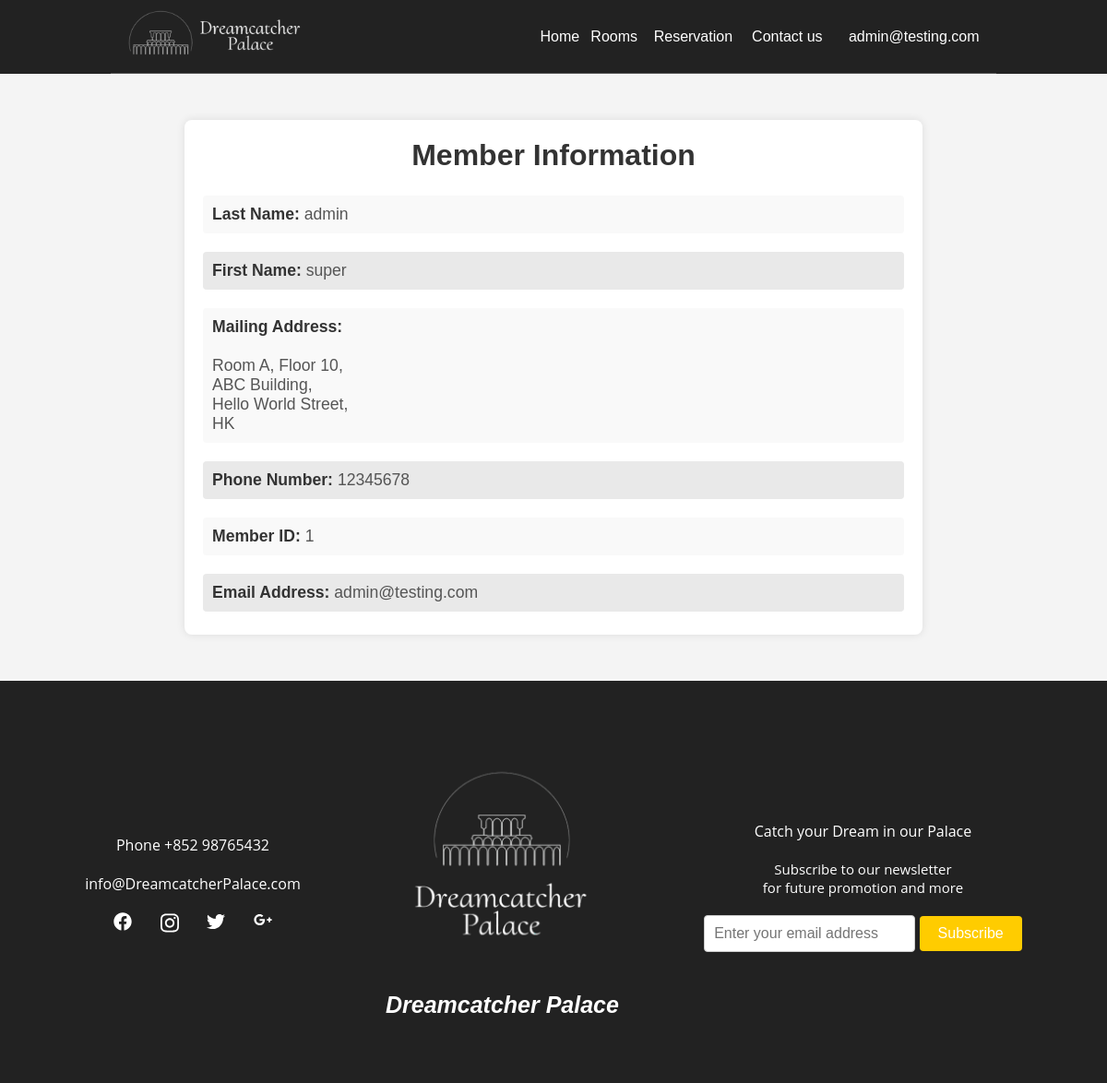
The page /my_member_page.php (signed in) on the database its author committed.
### tables this page shows
CREATE TABLE `member` (
  `lastName` varchar(200) NOT NULL,
  `firstName` varchar(200) NOT NULL,
  `mailingAddress` varchar(200) NOT NULL,
  `phoneNumber` varchar(200) NOT NULL,
  `memberID` int(10) NOT NULL,
  `emailAddress` varchar(200) NOT NULL,
  `password` varchar(200) NOT NULL
);

### my_member_page.php (the view, shortened to what this page needs)
<!DOCTYPE html>
<html lang="en">
<head>
    <link rel="stylesheet" href="static/css/layout.css">
</head>
<body>
    <?php
    include "navbar.php";
    include 'DBconn.php';
    $emailAddress = $_SESSION['loginUser'];
    $conn = new mysqli($db_servername, $db_username, $db_password, $db_name);
    $sql = "SELECT lastName, firstName, mailingAddress, phoneNumber, memberID, emailAddress FROM member WHERE emailAddress = ?";
    $stmt = $conn->prepare($sql);
    $stmt->bind_param("s", $emailAddress);
    $stmt->execute();
    $result = $stmt->get_result();
    if ($result->num_rows > 0) {
        $member = $result->fetch_assoc();
    } else {
        echo "No member information found.";
        exit();
    }
    ?>
    <div class="member-page">
        <h1>Member Information</h1>
        <div class="member-info">
            <p><strong>Last Name:</strong> <?php echo htmlspecialchars($member['lastName']); ?></p>
            <p><strong>First Name:</strong> <?php echo htmlspecialchars($member['firstName']); ?></p>
            <p><strong>Mailing Address:</strong> <?php echo "<br><br>" . nl2br($member['mailingAddress']); ?></p>
            <p><strong>Phone Number:</strong> <?php echo htmlspecialchars($member['phoneNumber']); ?></p>
            <p><strong>Member ID:</strong> <?php echo htmlspecialchars($member['memberID']); ?></p>
            <p><strong>Email Address:</strong> <?php echo htmlspecialchars($member['emailAddress']); ?></p>
        </div>
    </div>
    <?php include "footer.php"; ?>
</body>
</html>

### my_member_page.php (style rules this page uses)
body { font-family: 'Arial', sans-serif; background-color: #f4f4f4; margin: 0; padding: 0; }
.member-page { max-width: 800px; margin: 50px auto; padding: 20px; background-color: #fff; box-shadow: 0 0 10px rgba(0, 0, 0, 0.1); border-radius: 8px; }
h1 { text-align: center; color: #333; font-size: 2em; margin-bottom: 20px; }
.member-info { display: flex; flex-direction: column; gap: 10px; }
.member-info p { font-size: 1.1em; color: #555; margin: 5px 0; }
.member-info p strong { color: #333; }
.member-info p:nth-child(odd) { background-color: #f9f9f9; padding: 10px; border-radius: 4px; }
.member-info p:nth-child(even) { background-color: #e9e9e9; padding: 10px; border-radius: 4px; }

### navbar.php (style rules this page uses)
* { padding: 0; margin: 0; -webkit-box-sizing: border-box; -moz-box-sizing: border-box; box-sizing: border-box; text-decoration: none; font-family: arial, tahoma; list-style: none; }

### footer.php (style rules this page uses)
body { font-family: 'Alegreya Sans', sans-serif; }

### rows shown on the page
member: lastName "admin", firstName "super", mailingAddress "Room A, Floor 10, ABC Building, Hello World Street, HK", phoneNumber "12345678", memberID "1", emailAddress "admin@testing.com"

### other values the page prints
$_SESSION['loginUser'] "admin@testing.com"
